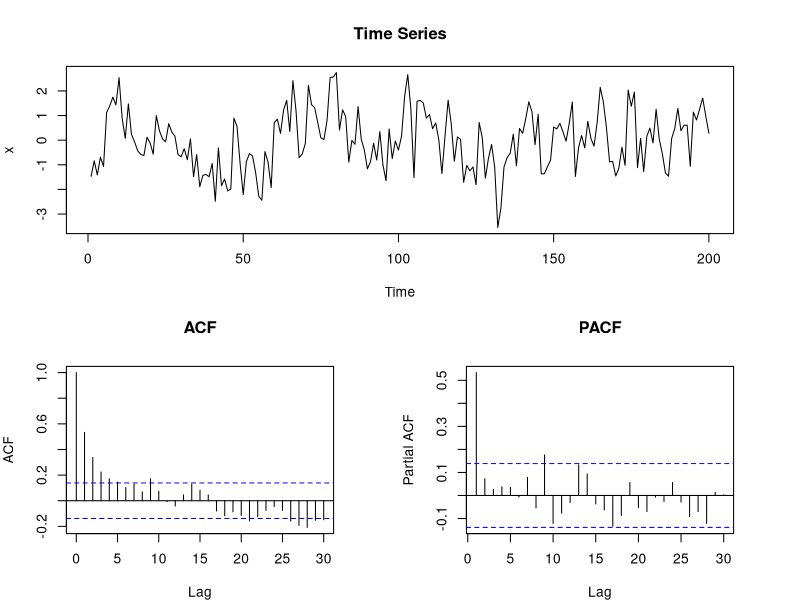
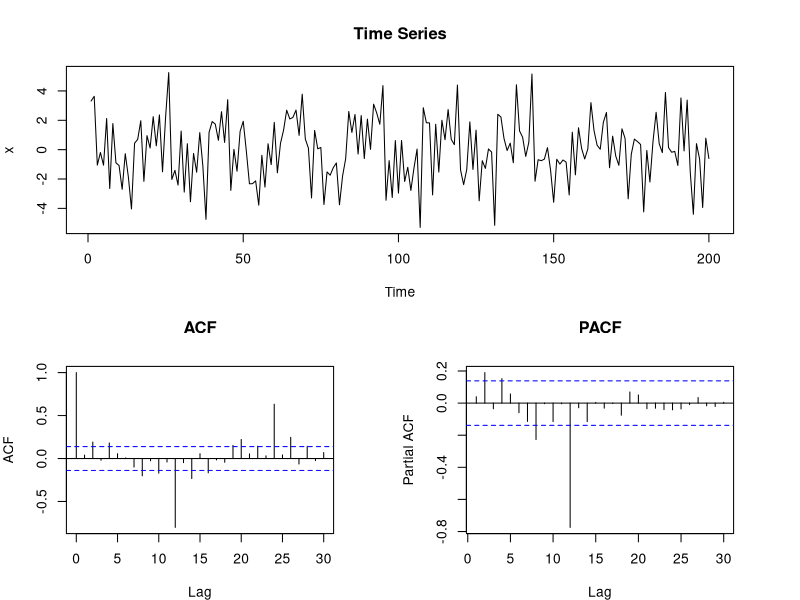
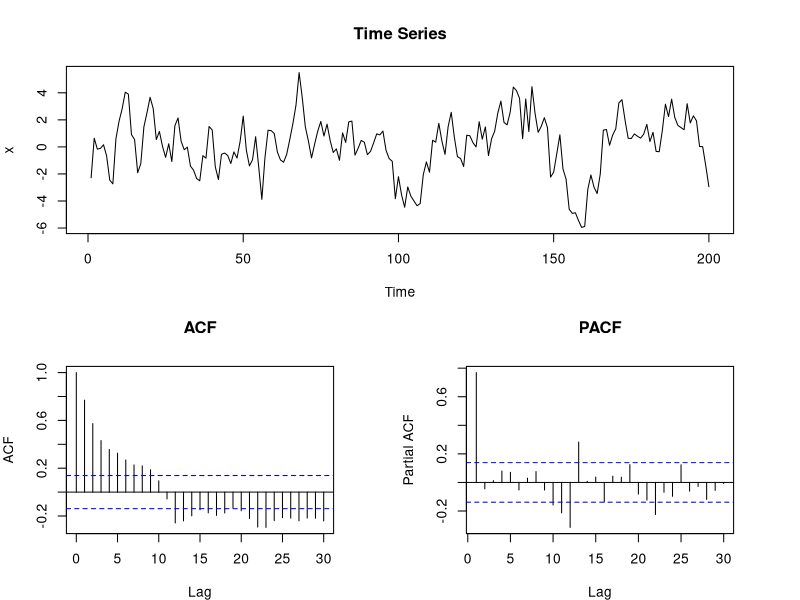
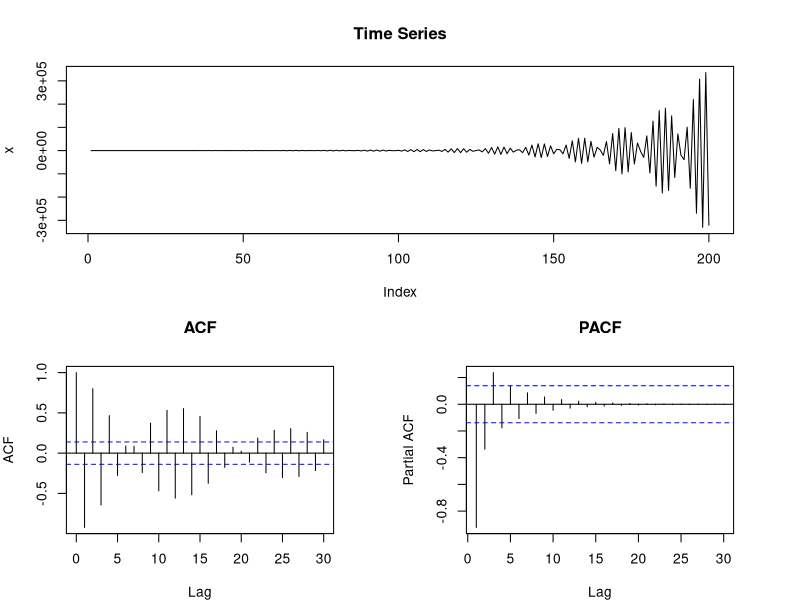
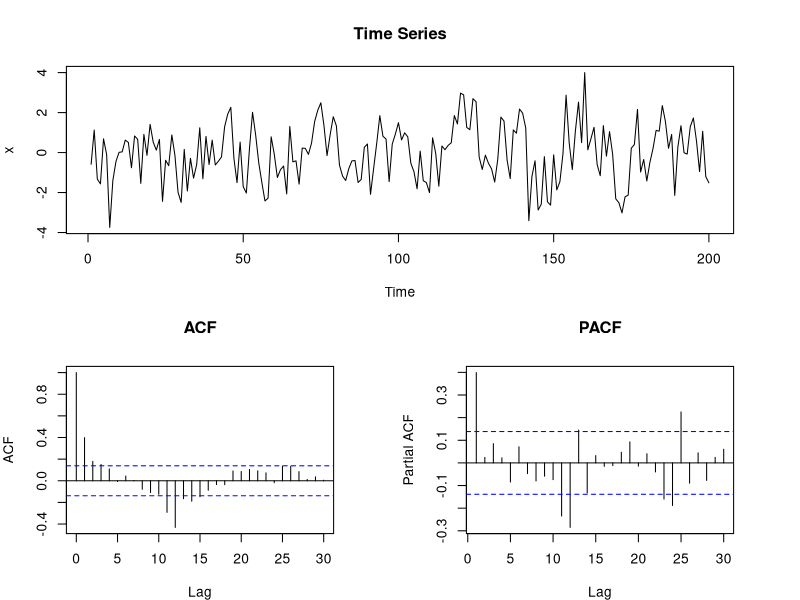
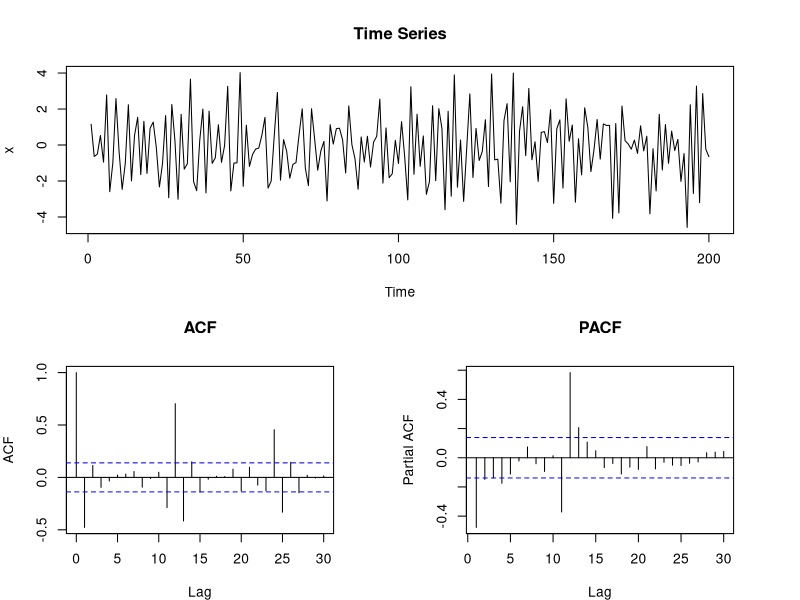

Reproduce these figures in R, in order.
sim <- function(model, n, nburnin=100){
  n <- n + nburnin
  # Take the ar and ma part
  ar <- model$ar
  ma <- model$ma
  # The order (i.e. the number of lags)
  p <- length(ar)
  q <- length(ma)
  # The vector for the simulation result
  y <- numeric(n)
  # Generate the random normal values
  eps <- rnorm(n)
  # Run the simulation
  for(i in (max(p,q)+1):n){
    y[i] <- eps[i] + sum(y[i-(1:p)] * ar) + sum(eps[i-(1:q)] * ma)
  }
  # Return without the burn-in period
  return(y[(nburnin+1):n])
}

plotting <- function(x) {
  # Set up the layout
  layout(matrix(c(1, 1,
                  2, 3), nrow = 2, byrow = TRUE), heights = c(1,1,1))
  
  # Plot the time series on the first plot
  par(mar = c(4, 4, 4, 4)) # Adjust margin for the first plot
  plot(x, type = "l", main = "Time Series")
  
  # ACF plot on the second plot
  par(mar = c(4, 4, 4, 4)) # Adjust margin for the second plot
  acf(x, lag.max = 30, main = "ACF")
  
  # PACF plot on the third plot
  par(mar = c(4, 4, 4, 4)) # Adjust margin for the third plot
  pacf(x, lag.max = 30, main = "PACF")
}

set.seed(1)
l <- 200

## Task 3.1
model <- list(ar=c(0.6))
x <- arima.sim(model, l, n.start=100)
plotting(x)

## Task 3.2
model <- list(ar=c(0, 0, 0, 0, 0, 0, 0, 0, 0, 0, 0, -0.9))
x <- arima.sim(model, l, n.start=100)
plotting(x)

## Task 3.3
model <- list(ar=c(0.9), ma=c(0, 0, 0, 0, 0, 0, 0, 0, 0, 0, 0, -0.7))
x <- arima.sim(model, l, n.start=100)
plotting(x)

## Task 3.4
model <- list(ar=c(-0.6, 0, 0, 0, 0, 0, 0, 0, 0, 0, 0, -0.8))
# x <- arima.sim(model, 100, n.start=100)
x <- sim(model, l, nburnin=100)
plotting(x)

## Task 3.5
model <- list(ma=c(0.4, 0, 0, 0, 0, 0, 0, 0, 0, 0, 0, -0.8))
x <- arima.sim(model, l, n.start=100)
plotting(x)

## Task 3.6
model <- list(ar=c(0, 0, 0, 0, 0, 0, 0, 0, 0, 0, 0, 0.7), ma=c(-0.4))
x <- arima.sim(model, l, n.start=100)
plotting(x)
